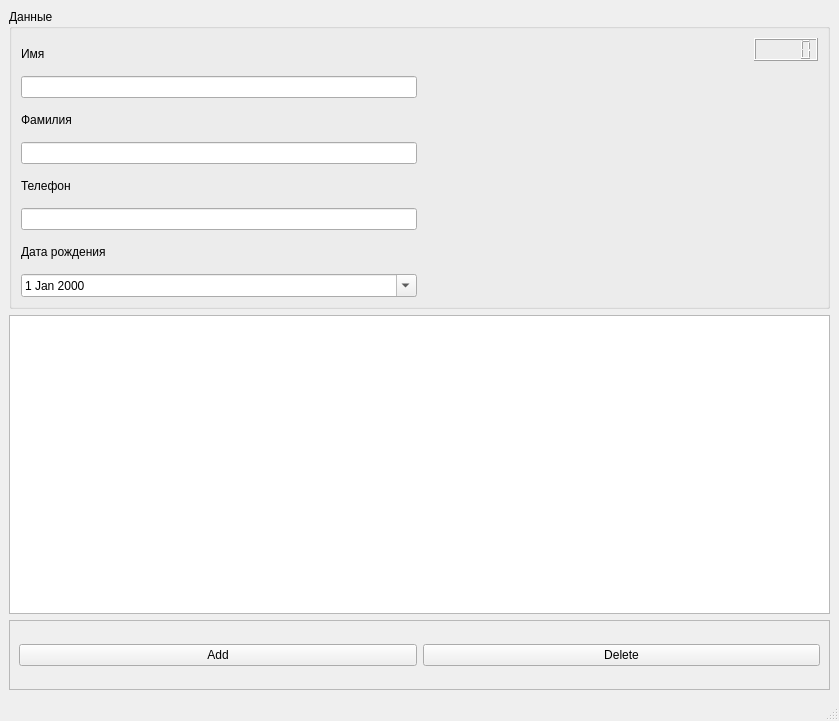
<?xml version="1.0" encoding="UTF-8"?>
<ui version="4.0">
 <class>MainWindow</class>
 <widget class="QMainWindow" name="MainWindow">
  <property name="geometry">
   <rect>
    <x>0</x>
    <y>0</y>
    <width>839</width>
    <height>721</height>
   </rect>
  </property>
  <property name="windowTitle">
   <string>Simple CRUD(Create, Update, Delete)</string>
  </property>
  <widget class="QWidget" name="centralwidget">
   <layout class="QVBoxLayout" name="verticalLayout_3">
    <item>
     <widget class="QGroupBox" name="groupBox">
      <property name="title">
       <string>Данные</string>
      </property>
      <layout class="QHBoxLayout" name="horizontalLayout_2">
       <item>
        <layout class="QVBoxLayout" name="verticalLayout">
         <item>
          <widget class="QLabel" name="label">
           <property name="text">
            <string>Имя</string>
           </property>
          </widget>
         </item>
         <item>
          <widget class="QLineEdit" name="lineEdit"/>
         </item>
         <item>
          <widget class="QLabel" name="label_2">
           <property name="text">
            <string>Фамилия</string>
           </property>
          </widget>
         </item>
         <item>
          <widget class="QLineEdit" name="lineEdit_2"/>
         </item>
         <item>
          <widget class="QLabel" name="label_3">
           <property name="text">
            <string>Телефон</string>
           </property>
          </widget>
         </item>
         <item>
          <widget class="QLineEdit" name="lineEdit_3"/>
         </item>
         <item>
          <widget class="QLabel" name="label_4">
           <property name="text">
            <string>Дата рождения</string>
           </property>
          </widget>
         </item>
         <item>
          <widget class="QDateEdit" name="dateEdit">
           <property name="calendarPopup">
            <bool>true</bool>
           </property>
          </widget>
         </item>
        </layout>
       </item>
       <item>
        <layout class="QVBoxLayout" name="verticalLayout_2">
         <item>
          <layout class="QHBoxLayout" name="horizontalLayout">
           <item>
            <spacer name="horizontalSpacer">
             <property name="orientation">
              <enum>Qt::Horizontal</enum>
             </property>
             <property name="sizeHint" stdset="0">
              <size>
               <width>40</width>
               <height>20</height>
              </size>
             </property>
            </spacer>
           </item>
           <item>
            <widget class="QLCDNumber" name="lcdNumber"/>
           </item>
          </layout>
         </item>
         <item>
          <spacer name="verticalSpacer">
           <property name="orientation">
            <enum>Qt::Vertical</enum>
           </property>
           <property name="sizeHint" stdset="0">
            <size>
             <width>20</width>
             <height>40</height>
            </size>
           </property>
          </spacer>
         </item>
        </layout>
       </item>
      </layout>
     </widget>
    </item>
    <item>
     <widget class="QTableView" name="tableView"/>
    </item>
    <item>
     <widget class="QScrollArea" name="scrollArea">
      <property name="sizePolicy">
       <sizepolicy hsizetype="Minimum" vsizetype="Minimum">
        <horstretch>0</horstretch>
        <verstretch>0</verstretch>
       </sizepolicy>
      </property>
      <property name="widgetResizable">
       <bool>true</bool>
      </property>
      <widget class="QWidget" name="scrollAreaWidgetContents">
       <property name="geometry">
        <rect>
         <x>0</x>
         <y>0</y>
         <width>819</width>
         <height>69</height>
        </rect>
       </property>
       <layout class="QHBoxLayout" name="horizontalLayout_4">
        <item>
         <layout class="QHBoxLayout" name="horizontalLayout_3">
          <item>
           <widget class="QPushButton" name="pushButtonAdd">
            <property name="text">
             <string>Add</string>
            </property>
           </widget>
          </item>
          <item>
           <widget class="QPushButton" name="pushButtonDel">
            <property name="text">
             <string>Delete</string>
            </property>
           </widget>
          </item>
         </layout>
        </item>
       </layout>
      </widget>
     </widget>
    </item>
   </layout>
  </widget>
  <widget class="QStatusBar" name="statusbar"/>
 </widget>
 <resources/>
 <connections/>
</ui>
